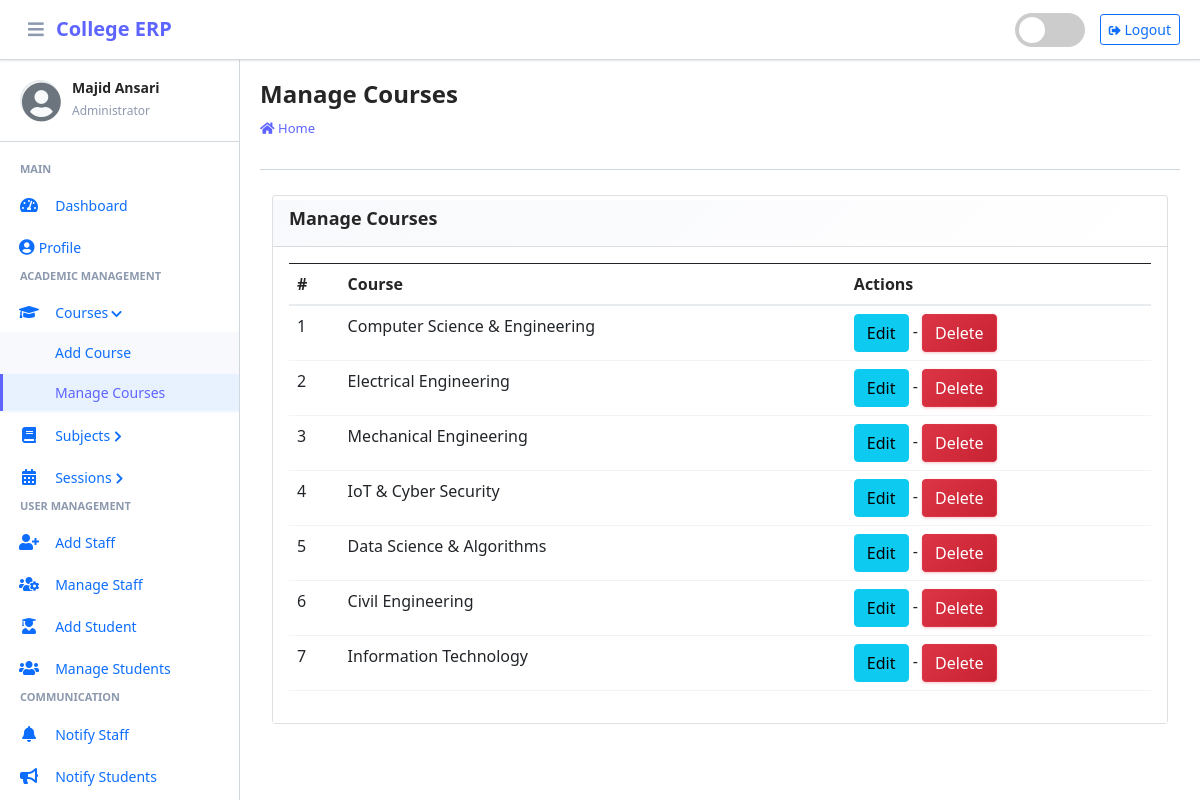
/course/manage/ (signed in), run on the app's committed database.
### main_app/models.py (models this page shows, shortened)
class CustomUser(AbstractUser):
    USER_TYPE = ((1, "HOD"), (2, "Staff"), (3, "Student"))
    GENDER = [("M", "Male"), ("F", "Female")]
    username = None  # Removed username, using email instead
    email = models.EmailField(unique=True)
    user_type = models.CharField(default=1, choices=USER_TYPE, max_length=1)
    gender = models.CharField(max_length=1, choices=GENDER)
    profile_pic = models.ImageField()
    address = models.TextField()
    fcm_token = models.TextField(default="")  # For firebase notifications
    created_at = models.DateTimeField(auto_now_add=True)
    updated_at = models.DateTimeField(auto_now=True)
    USERNAME_FIELD = "email"
    REQUIRED_FIELDS = []
    objects = CustomUserManager()

class Course(models.Model):
    name = models.CharField(max_length=120)
    created_at = models.DateTimeField(auto_now_add=True)
    updated_at = models.DateTimeField(auto_now=True)

### main_app/hod_views.py (the view)
# urls.py: path("course/manage/", hod_views.manage_course, name='manage_course'),
def manage_course(request):
    courses = Course.objects.all()
    context = {
        'courses': courses,
        'page_title': 'Manage Courses'
    }
    return render(request, "hod_template/manage_course.html", context)

### main_app/templates/hod_template/manage_course.html
{% extends 'main_app/base.html' %}
{% load static %}
{% block page_title %}{{page_title}}{% endblock page_title %}
{% block content %}
<section class="content">
    <div class="container-fluid">
        <div class="row">
            <div class="col-md-12">
                <div class="card">
                    <div class="card-header">
                        <h3 class="card-title">{{page_title}}</h3>
                    </div>
                    <div class="card-body">
                        <table id="example2" class="table table-bordered table-hover">
                            <thead class="thead-dark">
                                <tr>
                                    <th>#</th>
                                    <th>Course</th>
                                    <th>Actions</th>
                                </tr>
                            </thead>
                            <tbody>
                                {% for course in courses %}
                                <tr>
                                    <td>{{ forloop.counter }}</td>
                                    <td>{{course.name}}</td>
                                    <td>
                                        <a href="{% url 'edit_course' course.id %}" class="btn btn-info">Edit</a> -
                                        <a href="{% url 'delete_course' course.id %}" onclick="return confirm('Are you sure you want to delete this course ?')" class="btn btn-danger">Delete</a>
                                    </td>
                                </tr>
                                {% endfor %}
                            </tbody>
                        </table>
                    </div>
                </div>
            </div>
        </div>
    </div>
</section>
{% endblock content %}

### main_app/templates/main_app/erpnext_sidebar.html (shortened to what this page needs)
{% load static %}
<div class="sidebar-header">
    <div class="sidebar-user">
        <i class="fas fa-user-circle sidebar-default-avatar" id="default-avatar" style="display: none;"></i>
        <div class="sidebar-user-info">
            <h6>{{ user.get_full_name|default:user.username }}</h6>
            <small>
                {% if user.user_type == '1' %}
                    Administrator
                {% elif user.user_type == '2' %}
                    Staff Member
                {% else %}
                    Student
                {% endif %}
            </small>
        </div>
    </div>
</div>
<div class="nav-section">
    {% if user.user_type == '1' %}
        <h6 class="nav-section-title">Main</h6>
        <div class="nav-item">
            {% url 'admin_home' as admin_home %}
            <a href="{{ admin_home }}" class="nav-link {% if admin_home == request.path %}active{% endif %}">
                <i class="nav-icon fas fa-tachometer-alt"></i>
                <span class="nav-text">Dashboard</span>
            </a>
        </div>
        <div class="nav-item">
            {% url 'admin_view_profile' as admin_view_profile %}
            <a href="{{ admin_view_profile }}" class="nav-link {% if admin_view_profile == request.path %}active{% endif %}">
                <i class="fas fa-user-circle"></i>
                <span class="nav-text">Profile</span>
            </a>
        </div>
        <h6 class="nav-section-title">Academic Management</h6>
        <div class="nav-item has-submenu {% if 'course' in request.path %}open{% endif %}">
            <a href="#" class="nav-link">
                <i class="nav-icon fas fa-graduation-cap"></i>
                <span class="nav-text">Courses</span>
                <i class="nav-arrow fas fa-chevron-right"></i>
            </a>
            <div class="nav-submenu">
                <div class="nav-item">
                    {% url 'add_course' as add_course %}
                    <a href="{{ add_course }}" class="nav-link {% if add_course == request.path %}active{% endif %}">
                        <span class="nav-text">Add Course</span>
                    </a>
                </div>
                <div class="nav-item">
                    {% url 'manage_course' as manage_course %}
                    <a href="{{ manage_course }}" class="nav-link {% if manage_course == request.path or 'edit_course' in request.path %}active{% endif %}">
                        <span class="nav-text">Manage Courses</span>
                    </a>
                </div>
            </div>
        </div>
        <div class="nav-item has-submenu {% if 'subject' in request.path %}open{% endif %}">
            <a href="#" class="nav-link">
                <i class="nav-icon fas fa-book"></i>
                <span class="nav-text">Subjects</span>
                <i class="nav-arrow fas fa-chevron-right"></i>
            </a>
        </div>
        <div class="nav-item has-submenu {% if 'session' in request.path %}open{% endif %}">
            <a href="#" class="nav-link">
                <i class="nav-icon fas fa-calendar-alt"></i>
                <span class="nav-text">Sessions</span>
                <i class="nav-arrow fas fa-chevron-right"></i>
            </a>
        </div>
        <h6 class="nav-section-title">User Management</h6>
        <div class="nav-item">
            {% url 'add_staff' as add_staff %}
            <a href="{{ add_staff }}" class="nav-link {% if add_staff == request.path %}active{% endif %}">
                <i class="nav-icon fas fa-user-plus"></i>
                <span class="nav-text">Add Staff</span>
            </a>
        </div>
        <div class="nav-item">
            {% url 'manage_staff' as manage_staff %}
            <a href="{{ manage_staff }}" class="nav-link {% if manage_staff == request.path or 'edit_staff' in request.path %}active{% endif %}">
                <i class="nav-icon fas fa-users-cog"></i>
                <span class="nav-text">Manage Staff</span>
            </a>
        </div>
        <div class="nav-item">
            {% url 'add_student' as add_student %}
            <a href="{{ add_student }}" class="nav-link {% if add_student == request.path %}active{% endif %}">
                <i class="nav-icon fas fa-user-graduate"></i>
                <span class="nav-text">Add Student</span>
            </a>
        </div>
        <div class="nav-item">
            {% url 'manage_student' as manage_student %}
            <a href="{{ manage_student }}" class="nav-link {% if manage_student == request.path or 'edit_student' in request.path %}active{% endif %}">
                <i class="nav-icon fas fa-users"></i>
                <span class="nav-text">Manage Students</span>
            </a>
        </div>
        <h6 class="nav-section-title">Communication</h6>
        <div class="nav-item">
            {% url 'admin_notify_staff' as admin_notify_staff %}
            <a href="{{ admin_notify_staff }}" class="nav-link {% if admin_notify_staff == request.path %}active{% endif %}">
                <i class="nav-icon fas fa-bell"></i>
                <span class="nav-text">Notify Staff</span>
            </a>
        </div>
        <div class="nav-item">
            {% url 'admin_notify_student' as admin_notify_student %}
            <a href="{{ admin_notify_student }}" class="nav-link {% if admin_notify_student == request.path %}active{% endif %}">
                <i class="nav-icon fas fa-bullhorn"></i>
                <span class="nav-text">Notify Students</span>
            </a>
        </div>
    {% endif %}
</div>

### data on the page
CustomUser: get_full_name "Majid Ansari"
Course: name "Computer Science & Engineering"
Course: name "Electrical Engineering"
Course: name "Mechanical Engineering"
Course: name "IoT & Cyber Security"
Course: name "Data Science & Algorithms"
Course: name "Civil Engineering"
Course: name "Information Technology"

### other printed values
{{ page_title }} "Manage Courses"
